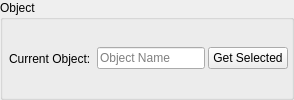
       <widget class="QGroupBox" name="uiObjectGRP">
        <property name="title">
         <string>Object</string>
        </property>
        <layout class="QHBoxLayout" name="horizontalLayout">
         <property name="spacing">
          <number>3</number>
         </property>
         <property name="leftMargin">
          <number>6</number>
         </property>
         <property name="topMargin">
          <number>1</number>
         </property>
         <property name="rightMargin">
          <number>3</number>
         </property>
         <property name="bottomMargin">
          <number>1</number>
         </property>
         <item>
          <widget class="QLabel" name="uiCurrentObjectLBL">
           <property name="text">
            <string>Current Object: </string>
           </property>
          </widget>
         </item>
         <item>
          <widget class="QLineEdit" name="uiCurrentObjectTXT">
           <property name="sizePolicy">
            <sizepolicy hsizetype="Expanding" vsizetype="Fixed">
             <horstretch>1</horstretch>
             <verstretch>0</verstretch>
            </sizepolicy>
           </property>
           <property name="inputMask">
            <string/>
           </property>
           <property name="text">
            <string/>
           </property>
           <property name="placeholderText">
            <string>Object Name</string>
           </property>
          </widget>
         </item>
         <item>
          <widget class="QPushButton" name="uiGetSelectedObjectBTN">
           <property name="toolTip">
            <string>Load the first selected object from the scene</string>
           </property>
           <property name="text">
            <string>Get Selected</string>
           </property>
           <property name="autoDefault">
            <bool>false</bool>
           </property>
           <property name="flat">
            <bool>false</bool>
           </property>
           <property name="bgColor" stdset="0">
            <string>lightRed</string>
           </property>
          </widget>
         </item>
        </layout>
       </widget>
